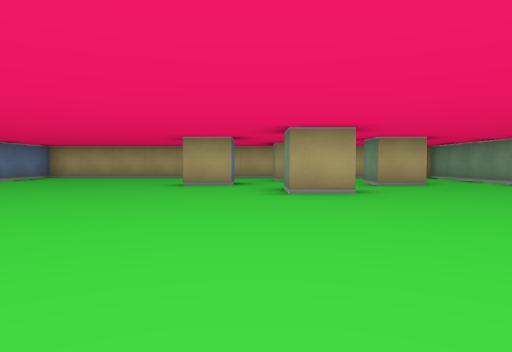
View 1 (above)

13 first-person views from a walk through a cub3D level. The camera is about half as high as the walls, tilts 2° down and sees 70° across. The floor is counted in squares. Each view is taken from the middle of a square. On the plan, view 1 faces up. The plan holds only what a view shows up to about 9 squares ahead; the rest is blank.

View 2
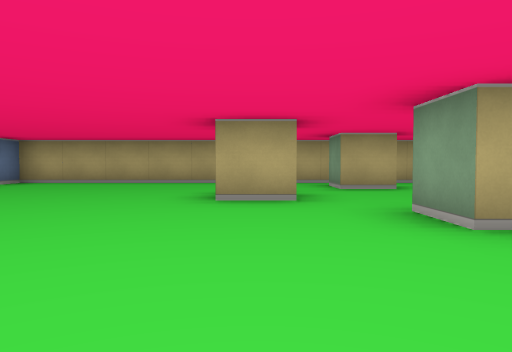

View 3
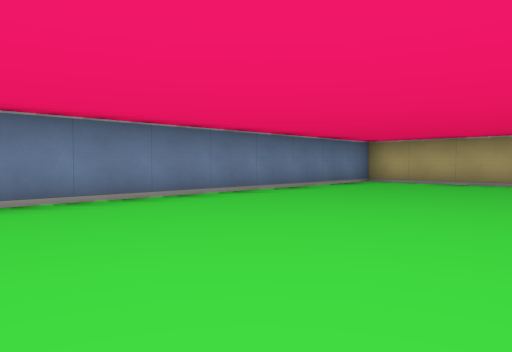

View 4
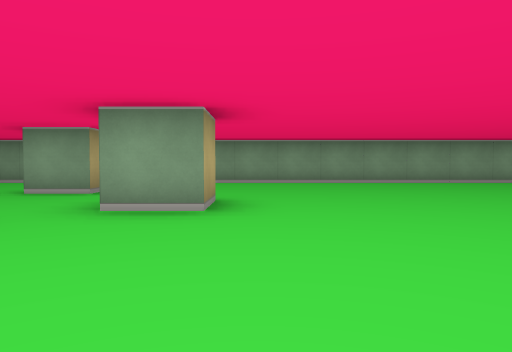

View 5
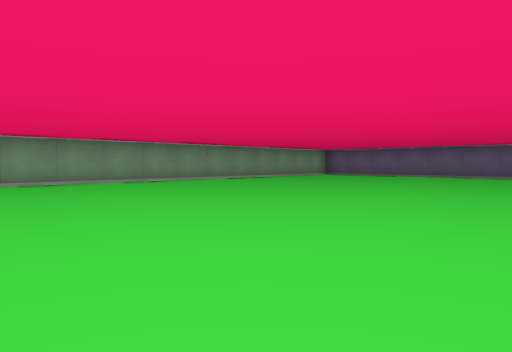

View 6
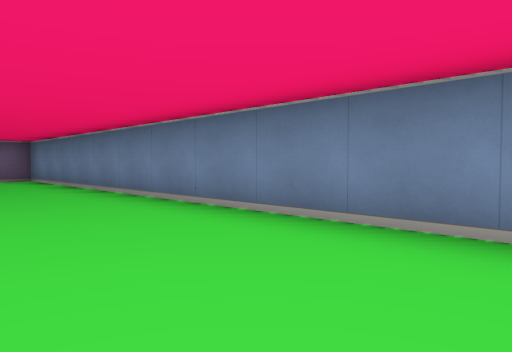

View 7
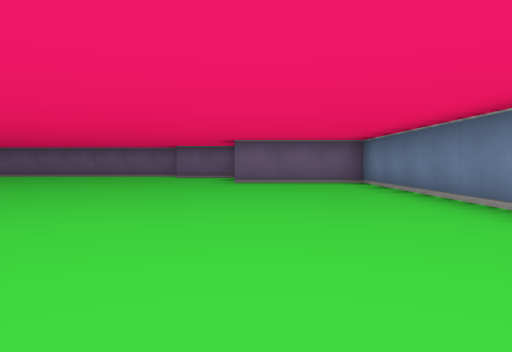

View 8
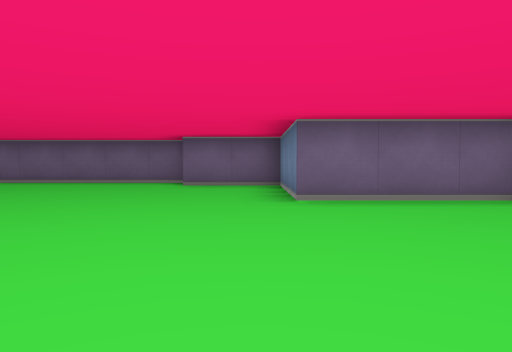

View 9
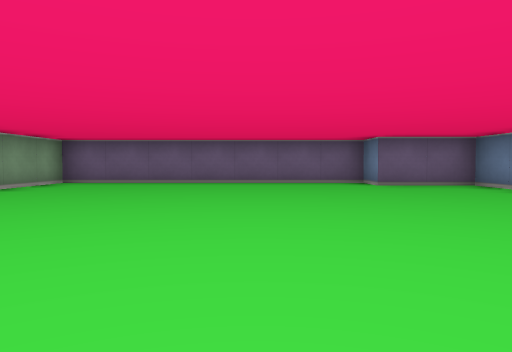

View 10
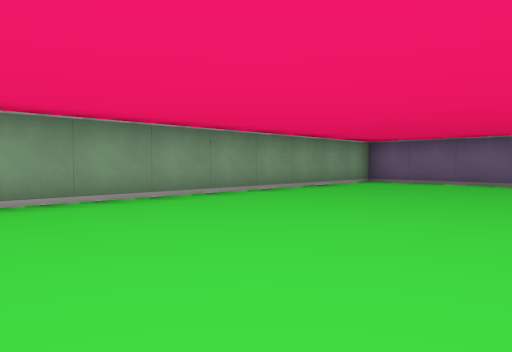

View 11
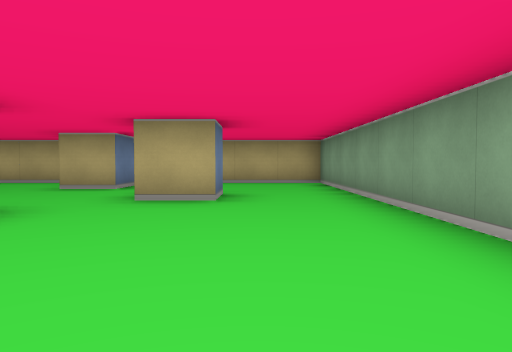

View 12
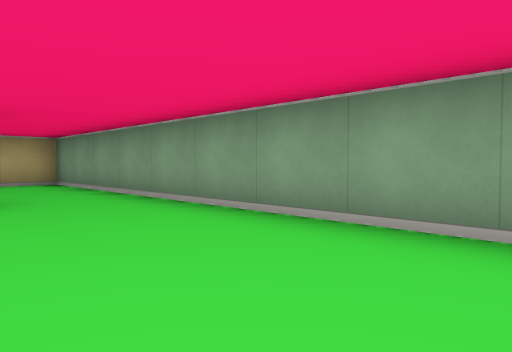

View 13
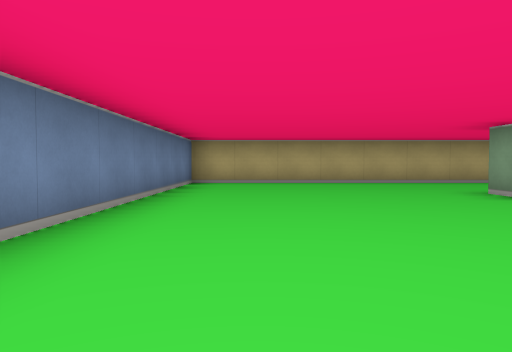

### Floor plan
Points are (right, up) in squares from view 1. A wall is a line through its corners. A room is listed if a view was taken in it or the views show most of it. See-through windows are left out.
Room 1 (views 1, 2, 3, 4, 5, 6, 7, 8, 9, 10, 11, 12, 13)
walls: (1.5, 5.5) (0.5, 5.5) (0.5, 6.5); (-1.5, 8) (-1.5, 8.5); (-0.5, 8.5) (-0.5, 7.5) (-1.5, 7.5); (3.5, 8.5) (3.5, 7.5) (2.5, 7.5) (2.5, 8.5); (1.5, 10.5) (1.5, 9.5) (0.5, 9.5) (0.5, 10.5); (0.8, 11.5) (-6.5, 11.5) (-6.5, -4.5) (-3.5, -4.5) (-3.5, -7.5) (-1.5, -7.5) (-1.5, -8.5) (5.5, -8.5) (5.5, 11.5) (2.2, 11.5)

Where each view was taken, in squares from view 1:
view 1: 0 up, 0 right, facing up
view 2: 3 up, 1 left, facing up
view 3: 3 up, 2 left, facing up-left
view 4: 5 up, 3 left, facing right
view 5: 4 up, 3 left, facing down-right
view 6: 6 up, 4 left, facing down-left
view 7: 4 up, 4 left, facing down
view 8: 0 up, 3 left, facing down
view 9: 0 up, 1 right, facing down
view 10: 0 up, 1 right, facing down-right
view 11: 3 up, 4 right, facing up
view 12: 3 up, 3 right, facing up-right
view 13: 3 up, 5 left, facing up
